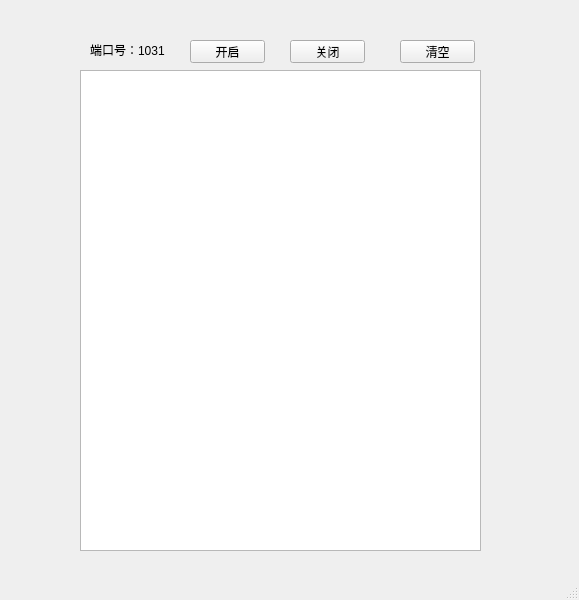
<?xml version="1.0" encoding="UTF-8"?>
<ui version="4.0">
 <class>MainWindow</class>
 <widget class="QMainWindow" name="MainWindow">
  <property name="geometry">
   <rect>
    <x>0</x>
    <y>0</y>
    <width>579</width>
    <height>600</height>
   </rect>
  </property>
  <property name="windowTitle">
   <string>MainWindow</string>
  </property>
  <widget class="QWidget" name="centralwidget">
   <widget class="QPushButton" name="start_pushButton">
    <property name="geometry">
     <rect>
      <x>190</x>
      <y>40</y>
      <width>75</width>
      <height>23</height>
     </rect>
    </property>
    <property name="text">
     <string>开启</string>
    </property>
   </widget>
   <widget class="QPushButton" name="close_pushButton">
    <property name="geometry">
     <rect>
      <x>290</x>
      <y>40</y>
      <width>75</width>
      <height>23</height>
     </rect>
    </property>
    <property name="text">
     <string>关闭</string>
    </property>
   </widget>
   <widget class="QLabel" name="label">
    <property name="geometry">
     <rect>
      <x>90</x>
      <y>40</y>
      <width>101</width>
      <height>20</height>
     </rect>
    </property>
    <property name="text">
     <string>端口号：1031</string>
    </property>
   </widget>
   <widget class="QTextBrowser" name="textBrowser">
    <property name="geometry">
     <rect>
      <x>80</x>
      <y>70</y>
      <width>401</width>
      <height>481</height>
     </rect>
    </property>
   </widget>
   <widget class="QPushButton" name="clear_pushButton">
    <property name="geometry">
     <rect>
      <x>400</x>
      <y>40</y>
      <width>75</width>
      <height>23</height>
     </rect>
    </property>
    <property name="text">
     <string>清空</string>
    </property>
   </widget>
  </widget>
  <widget class="QMenuBar" name="menubar">
   <property name="geometry">
    <rect>
     <x>0</x>
     <y>0</y>
     <width>579</width>
     <height>22</height>
    </rect>
   </property>
  </widget>
  <widget class="QStatusBar" name="statusbar"/>
 </widget>
 <resources/>
 <connections/>
</ui>
